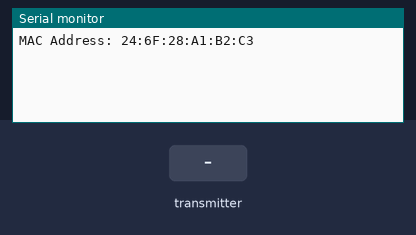
This sketch was run on a simulated ESP32. Parts: the last lines printed to the serial monitor. Inputs (shaded band) come from the test bench.

Above: at 1.2 s.
1.3 s: the transmitter starts sending a = 0
At 1.61 s:
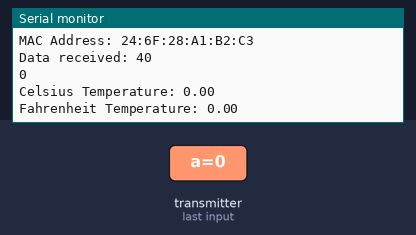
2.8 s: the transmitter starts sending b = 25
4.3 s: the transmitter starts sending c = 25
At 4.61 s:
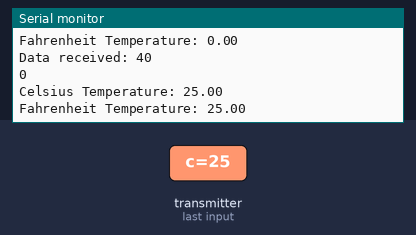
5.8 s: the transmitter starts sending a = 1
7.3 s: the transmitter starts sending b = 50
8.8 s: the transmitter starts sending c = 50
At 9.11 s:
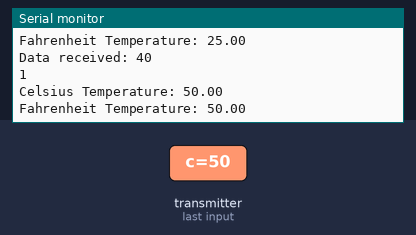
Timing chart, 0 to 11.3 s (numbered marks = the images above; inputs shaded):
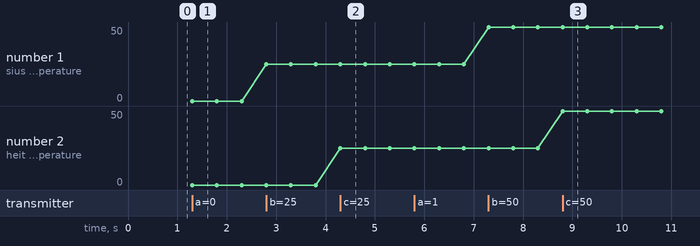

Measured:
- after the input at 1.3 s, the serial monitor: prints a new line at once (image 1)
- after the input at 4.3 s, the serial monitor: prints a new line at once (image 2)
- after the input at 8.8 s, the serial monitor: prints a new line at once (image 3)
- plotted number 1: 0 → 25 after the input at 2.8 s, 25 → 50 after the input at 7.3 s

The sketch:

espnow_rcvr.ino
```cpp
#include "WiFi.h"
#include <esp_now.h>

typedef struct struct_message {
  char a[32];
  float b;
  float c;
} struct_message;

struct_message myData;

void OnDataRecv(const uint8_t * mac, const uint8_t *incomingData, int len){
  memcpy(&myData, incomingData, sizeof(myData));
  Serial.print("Data received: ");
  Serial.println(len);
  Serial.println(myData.a);
  Serial.print("Celsius Temperature: ");
  Serial.println(myData.b);
  Serial.print("Fahrenheit Temperature: ");
  Serial.println(myData.c);

}
void setup() {
  // put your setup code here, to run once:
  Serial.begin(115200);
  WiFi.mode(WIFI_MODE_STA);
  Serial.print("MAC Address: ");
  Serial.println(WiFi.macAddress());

  if(esp_now_init() != ESP_OK){
    Serial.println("Error initiating ESP-NOW");
    return;
  }
  esp_now_register_recv_cb(OnDataRecv);
}

void loop() {
  // put your main code here, to run repeatedly:

}
```
